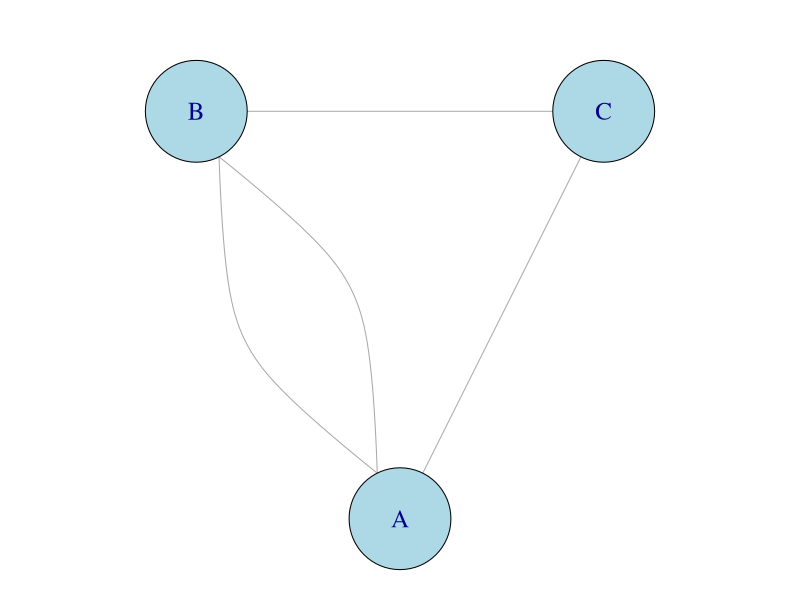
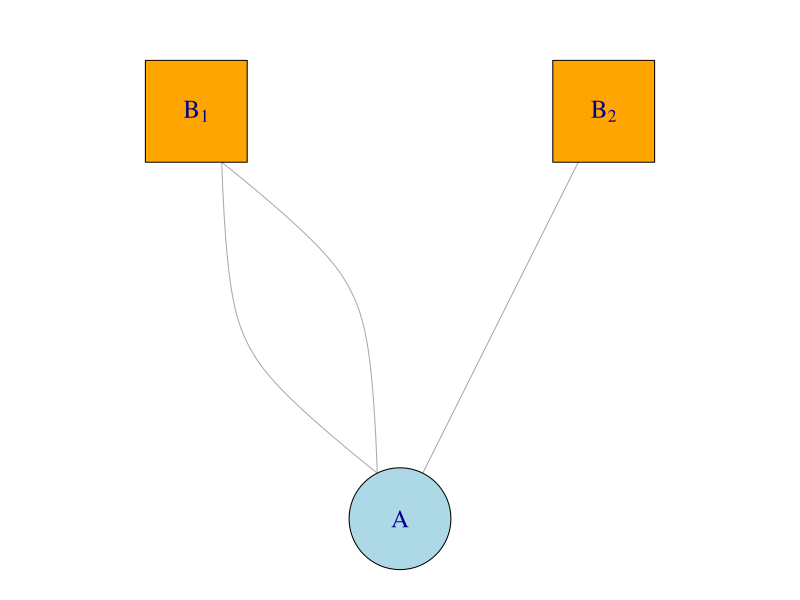
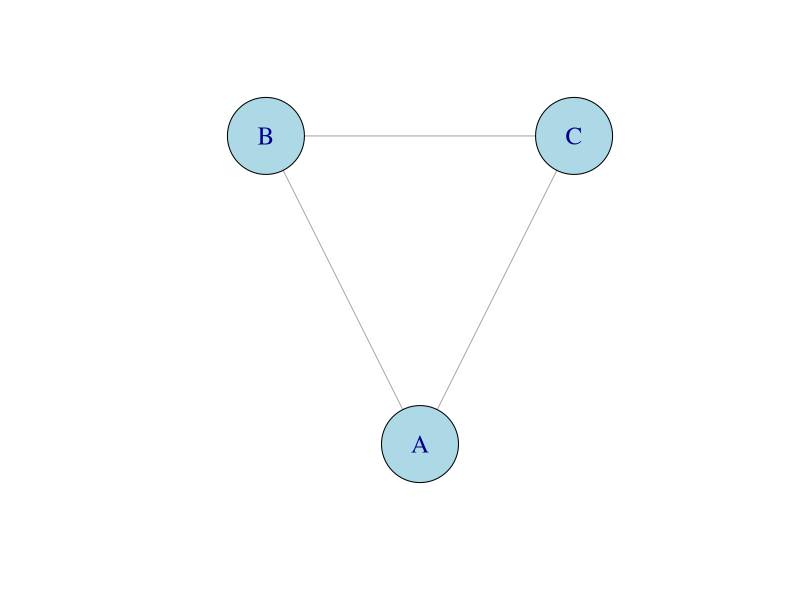

R code for these plots, in order:
# Load required package
library(igraph)

# Updated edges for unipartite graph (including B–C)
edges1 <- c("A", "B", "A", "B", "A", "C", "B", "C")
g1 <- graph(edges1, directed = FALSE)

# Bipartite graph: relabel B, C to B_1 and B_2
edges2 <- c("A", "B_1", "A", "B_1", "A", "B_2")
g2 <- graph(edges2, directed = FALSE)

g1_bin <- simplify(g1, remove.multiple = TRUE, remove.loops = TRUE)

# Curved edges
E(g1)$curved <- curve_multiple(g1)
E(g2)$curved <- curve_multiple(g2)

# Define layout (V shape, A at bottom)
layout_v1 <- matrix(c(0, -1, -1, 1, 1, 1), ncol = 2, byrow = TRUE) # A, B, C
layout_v1 <- layout_v1[match(V(g1)$name, c("A", "B", "C")), ]

layout_v2 <- matrix(c(0, -1, -1, 1, 1, 1), ncol = 2, byrow = TRUE) # A, B_1, B_2
layout_v2 <- layout_v2[match(V(g2)$name, c("A", "B_1", "B_2")), ]

# Open PDF
pdf("examples/uni_net_example.pdf", width = 5, height = 5)
par(mar = c(0.5, 0.5, 2, 0.5))

# Plot 1: Unipartite with B–C edge
plot(
  g1,
  layout = layout_v1,
  vertex.size = 50,
  vertex.label.cex = 1.5,
  vertex.color = "lightblue",
  vertex.frame.color = "black"
)

dev.off()

pdf("examples/bip_net_example.pdf", width = 5, height = 5)
par(mar = c(0.5, 0.5, 2, 0.5))

# Plot 2: Bipartite with B[1], B[2] and shapes
V(g2)$shape <- ifelse(V(g2)$name == "A", "circle", "square")
V(g2)$color <- ifelse(V(g2)$name == "A", "lightblue", "orange")

label_expr <- expression("A", B[1], B[2])
label_expr <- label_expr[match(V(g2)$name, c("A", "B_1", "B_2"))]

plot(
  g2,
  layout = layout_v2,
  vertex.size = 50,
  vertex.label = label_expr,
  vertex.label.cex = 1.5,
  vertex.frame.color = "black"
)

dev.off()

pdf("examples/bin_net_example.pdf", width = 5, height = 5)
plot(
  g1_bin,
  layout = layout_v1,
  vertex.size = 50,
  vertex.label.cex = 1.5,
  vertex.color = "lightblue",
  vertex.frame.color = "black"
)
dev.off()
